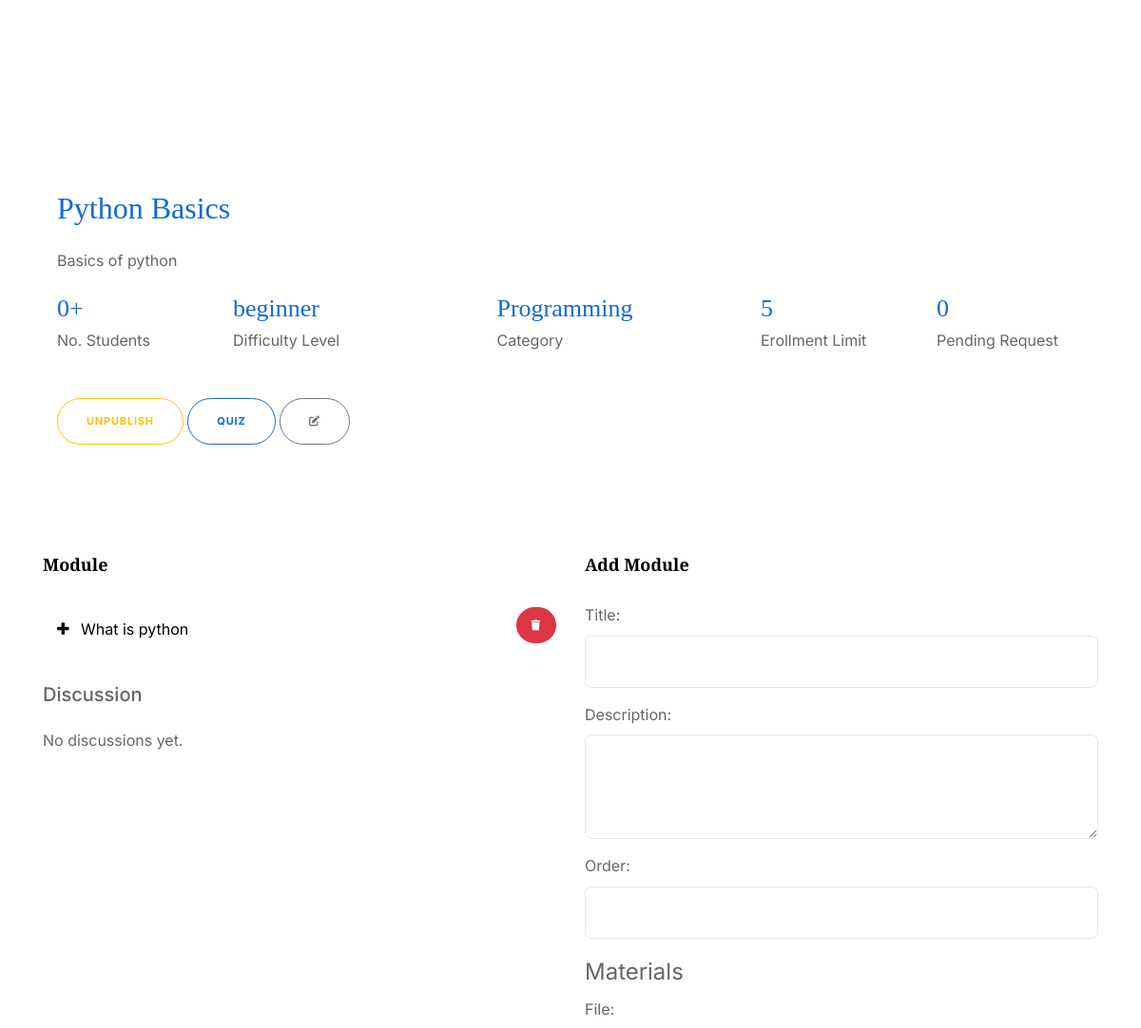
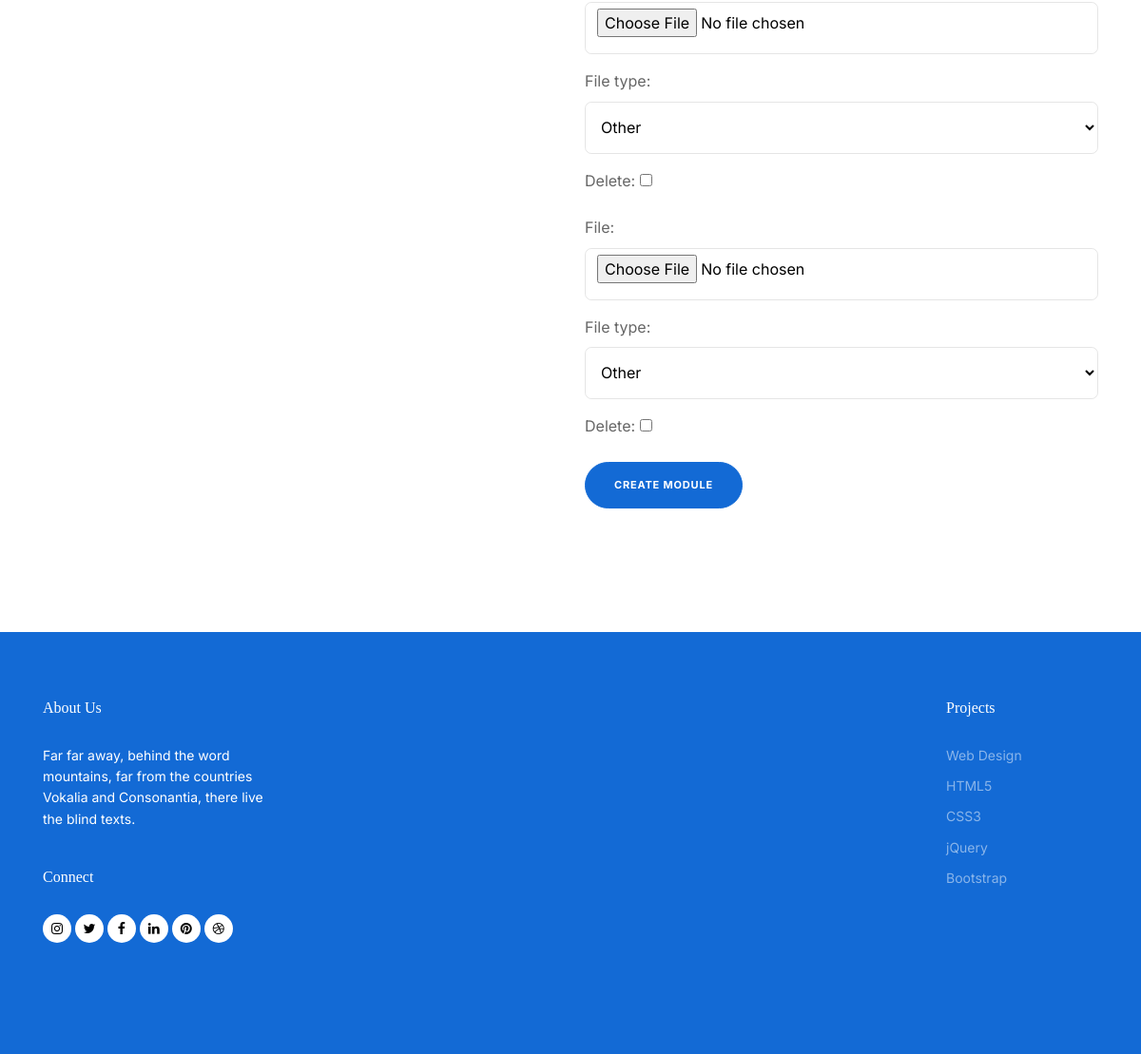
Page /instructor/course/2/ on the committed database (2 pictures, top to bottom).
### core/models.py (models this page shows, shortened)
class Course(models.Model):
    DIFFICULTY_LEVEL_CHOICES = [
        ('Beginner', 'Beginner'),
        ('Intermediate', 'Intermediate'),
        ('Advanced', 'Advanced'),
    ]
    title = models.CharField(max_length=200)
    description = models.TextField()
    instructor = models.ForeignKey(CustomUser, limit_choices_to={'role': 'instructor'}, on_delete=models.SET_NULL, null=True, blank=True)
    category = models.ForeignKey('CourseCategory', on_delete=models.SET_NULL, null=True, blank=True,related_name='course')
    prerequisites = models.ManyToManyField('self', blank=True, symmetrical=False, related_name='required_by')
    difficulty_level = models.CharField(max_length=50, choices=DIFFICULTY_LEVEL_CHOICES)
    is_published = models.BooleanField(default=False)
    created_at = models.DateTimeField(auto_now_add=True)
    updated_at = models.DateTimeField(auto_now=True)

class CourseCategory(models.Model):
    name = models.CharField(max_length=100)
    parent_category = models.ForeignKey(MainCategory, null=True, blank=True, on_delete=models.SET_NULL, related_name='subcategories')
    def __str__(self):
        return self.name

class CourseEnrollmentLimit(models.Model):
    course = models.OneToOneField('Course', on_delete=models.CASCADE, related_name='enrollment_limit')
    enrollment_limit = models.PositiveIntegerField(default=0)
    current_enrollments = models.PositiveIntegerField(default=0)

class CourseModule(models.Model):
    course = models.ForeignKey(Course, on_delete=models.CASCADE, related_name='modules')
    title = models.CharField(max_length=200)
    description = models.TextField(blank=True)
    order = models.PositiveIntegerField()
    class Meta:
        ordering = ['order']

### instructor/views.py (the view, shortened to what this page needs)
# urls.py: path('course/<int:course_id>/', CourseDetailView.as_view(), name='course_detail'),
class CourseDetailView(View):
    def get(self, request, *args, **kwargs):
        course_id = kwargs.get('course_id')
        course = get_object_or_404(Course, id=course_id)
        module_form = CourseModuleForm()
        module_formset = ModuleMaterialFileFormSet(instance=CourseModule())  # Pass a new, empty instance
        modules = CourseModule.objects.filter(course=course)
        course_form = CourseForm(instance=course)
        pending_count = EnrollmentRequest.objects.filter(course=course, status='pending').count()
        accepted_count = EnrollmentRequest.objects.filter(course=course, status='approved').count()
        discussion_form = DiscussionForm()
        discussions = Discussion.objects.filter(course=course).order_by('timestamp')
        discussions_dict = {}
        return render(request, 'instructor_course_detail.html', {
            'course': course,
            'module_form': module_form,
            'module_formset': module_formset,
            'modules': modules,
            'course_form': course_form,
            'pending_count': pending_count,
            'accepted_count': accepted_count,
            'discussions': discussions_dict,
            'discussion_form': discussion_form
        })

### instructor/forms.py
class CourseModuleForm(forms.ModelForm):
    class Meta:
        model = CourseModule
        fields = ['title', 'description', 'order']
        widgets = {
            'title': forms.TextInput(attrs={'class': 'form-control'}),
            'description': forms.Textarea(attrs={'class': 'form-control',"rows": 4}),
            'order': forms.NumberInput(attrs={'class': 'form-control'}),
        }

class CourseForm(forms.ModelForm):
    class Meta:
        model = Course
        fields = ['title', 'description', 'category', 'difficulty_level']
        widgets = {
            'title': forms.TextInput(attrs={'class': 'form-control'}),
            'description': forms.Textarea(attrs={'class': 'form-control',"rows": 4}),
            'category': forms.Select(attrs={'class': 'form-control'}),
            'difficulty_level': forms.Select(attrs={'class': 'form-control'}),
        }
    def __init__(self, *args, **kwargs):
        super().__init__(*args, **kwargs)
        self.fields['category'].queryset = CourseCategory.objects.all()

### instructor/templates/instructor_course_detail.html (shortened to what this page needs)
{% extends "base1.html" %}
{%load static%}
{% block body_block %}
    <div class="untree_co-section">
      <div class="container">
        <div class="untree_co-section">
          <div class="container">
            <div class="row justify-content-between">
              <div class="col-lg-12">
                <h2 class="line-bottom mb-4" data-aos="fade-up" data-aos-delay="0">{{ course.title }}</h2>
                <p data-aos="fade-up" data-aos-delay="100">{{ course.description }}</p>
                <div class="row count-numbers mb-5">
                  <div class="col-2 col-lg-2" data-aos="fade-up" data-aos-delay="0">
                    <a href="{%url 'course_enrolled_students' course.id%}"><span class="counter d-block"><span data-number="{{ accepted_count }}">0</span><span>+</span></span>
                    </a>
                    <span class="caption-2">No. Students</span>
                  </div>
                  <div class="col-3 col-lg-3" data-aos="fade-up" data-aos-delay="100">
                    <span class="counter d-block">{{ course.difficulty_level}}</span>
                    <span class="caption-2">Difficulty Level</span>
                  </div>
                  <div class="col-3 col-lg-3" data-aos="fade-up" data-aos-delay="100">
                    <span class="counter d-block">{{ course.category}}</span>
                    <span class="caption-2">Category</span>
                  </div>
                  <div class="col-2 col-lg-2" data-aos="fade-up" data-aos-delay="100">
                    <span class="counter d-block">{{ course.enrollment_limit.enrollment_limit}}</span>
                    <span class="caption-2">Erollment Limit</span>
                  </div>
                  <div class="col-2 col-lg-2" data-aos="fade-up" data-aos-delay="100">
                    <a href="{%url 'pending_requests'%}?course_id={{course.id}}"><span class="counter d-block"><span data-number="{{ pending_count }}">0</span></span></a>
                    <span class="caption-2">Pending Request</span>
                  </div>
                </div>
                <p data-aos="fade-up" data-aos-delay="200">
                  <form method="post" style="display:inline;">
                    {% if course.is_published %}
                    <button type="submit" name="unpublish" class="btn btn-outline-warning btn-xs">Unpublish</button>
                    {% else %}
                    <button type="submit" name="publish" class="btn btn-outline-success btn-xs">Publish</button>
                    {% endif %}
                  </form>
                  <a href="{%url 'instructor_course_quiz' course.id%}"><button class="btn btn-outline-primary">Quiz</button></a>
                  <button type="button" class="btn btn-outline-secondary btn-xs" data-toggle="modal" data-target="#editModal{{ course.id }}"><i class="fa fa-edit"></i></button>
                </p>
              </div>
            </div>
          </div>
        </div>
        <div class="row">
          <div class="col-lg-6">
            <div class="custom-block" data-aos="fade-up">
              <h2 class="section-title">Module</h2>
              <div class="custom-accordion" id="accordion_1">
                {% for module in modules %}
                    <div class="accordion-item">
                        <h2 class="mb-0 d-flex">
                            <button class="btn btn-link collapsed" type="button" data-toggle="collapse" data-target="#collapse_{{ module.id }}" aria-expanded="false" aria-controls="collapse_{{ module.id }}">
                                {{ module.title }}
                            </button>
                            <form action="{% url 'delete_course_module' course_id=course.id %}" method="post" style="display:inline;">
                              <button type="submit" class="btn btn-sm btn-danger">
                                  <i class="fa fa-trash"></i>
                              </button>
                           </form>
                        </h2>
                    </div>
                {% empty %}
                    <div class="accordion-item">
                        <div class="accordion-body">
                            No modules available.
                        </div>
                    </div>
                {% endfor %}
              </div>
            </div>
              <h5>Discussion</h5>
              <div class="discussion-container mt-4">
              {% for message_id, discussion_data in discussions.items %}
                  {% with discussion=discussion_data.message %}
                  <div class="border p-3 mb-2">
                      <strong>{{ discussion.sender.get_full_name }}:</strong> {{ discussion.message }}<br>
                      <small class="text-muted">{{ discussion.timestamp }}</small>
                      {% if discussion.sender != request.user %}
                          <button type="button" class="btn btn-outline-secondary btn-sm" onclick="showReplyForm({{ discussion.id }}, '{{ discussion.sender.get_full_name }}')">Reply</button>
                      {% endif %}
                      <div id="reply-form-{{ discussion.id }}" class="reply-form" style="display: none;">
                        <h5>Reply to <span id="reply-to-name-{{ discussion.id }}"></span></h5>
                        <form method="post" action="{% url 'instructor_course_detail' course.id %}">
                            {% csrf_token %}
                            <input type="hidden" name="message_id" value="{{ discussion.id }}">
                            <input type="hidden" name="send_reply" value="true">
                            <input type="hidden" name="receiver_id" value="{{ discussion.sender.id }}">
                            <div class="form-group">
                                <textarea name="message" class="form-control" rows="4" placeholder="Type your reply here..."></textarea>
                            </div>
                            <button type="submit" class="btn btn-primary">Send Reply</button>
                        </form>
                      </div>
                  {% endwith %}
                  {% for reply in discussion_data.replies %}
                      <div class="border-left pl-3 mt-2">
                          <strong>{{ reply.sender.get_full_name }}:</strong> {{ reply.message }}<br>
                          <small class="text-muted">{{ reply.timestamp }}</small>
                      </div>
                  {% endfor %}
                </div>
              {% empty %}
              <p>No discussions yet.</p>
              {% endfor %}
          </div>
          </div>
          <div class="col-lg-6">
            <div class="custom-block" data-aos="fade-up" data-aos-delay="100">
              <h2 class="section-title">Add Module</h2>
              <form method="post" enctype="multipart/form-data">
                {{ module_form.as_p }}
                <fieldset>
                  <legend>Materials</legend>
                  {% for form in module_formset %}
                    {{ form.as_p }}
                  {% endfor %}
                </fieldset>
                <button type="submit" class="btn btn-primary">Create Module</button>
              </form>
            </div>
          </div>
        </div>
      </div>
    </div>
{% endblock %}

### instructor/static/instructor/css/style.css (style rules this page uses)
body { font-family: "Inter", sans-serif; line-height: 1.6; background-color: #ffffff; overflow-x: hidden; font-size: 16px; color: #666; }
body:before { content: ""; position: fixed; top: 0; left: 0; z-index: 99; right: 0; bottom: 0; background: rgba(0, 0, 0, 0.2); opacity: 0; visibility: hidden; -webkit-transition: .3s all ease; -o-transition: .3s all ease; transition: .3s all ease; }
a { color: #136ad5; -webkit-transition: .3s all ease; -o-transition: .3s all ease; transition: .3s all ease; }
h1, .h1, h2, .h2, h3, .h3, h4, .h4 { font-family: "Display Playfair", serif; color: #black; }
.btn { padding-top: 15px; padding-bottom: 15px; padding-left: 30px; padding-right: 30px; border-radius: 30px; font-size: 11px; text-transform: uppercase; font-weight: 700; letter-spacing: .05rem; }
.btn.btn-primary { background: #136ad5; border-color: #136ad5; }
.btn.btn-sm { padding-top: 10px; padding-bottom: 10px; padding-left: 15px; padding-right: 15px; }
.btn.btn-outline-primary { border-color: #136ad5; color: #136ad5; }
.form-control, .custom-select { border: none; font-size: 16px; height: 55px; background: transparent; border: 1px solid rgba(0, 0, 0, 0.1); border-radius: 7px; color: #000000; }
.untree_co-section { padding: 100px 0; position: relative; }
.line-bottom { position: relative; padding-bottom: 0px; color: #136ad5; }
.line-bottom:before { display: none; content: ""; position: absolute; width: 40px; height: 3px; background: #ec661f; bottom: 0; }
.count-numbers .counter { font-size: 26px; font-family: "Display Playfair", serif; color: #136ad5; }
.custom-block { margin-bottom: 30px; }
.custom-block .section-title { font-size: 18px; font-weight: 700; }
.custom-accordion .accordion-item { margin-bottom: 0px; position: relative; border-radius: 0px; overflow: hidden; }
.custom-accordion .accordion-item .btn-link { display: block; width: 100%; padding: 15px 0; text-decoration: none; text-align: left; color: #000000; background: transparent; border: none; padding-left: 40px; border-radius: 0; position: relative; -webkit-box-shadow: none !important; box-shadow: none !important; text-transform: none !important; letter-spacing: normal !important; font-weight: normal !important; font-family: "Inter", sans-serif; font-size: 16px !important; }
.custom-accordion .accordion-item .btn-link:before { font-family: 'icomoon'; content: "\f067"; position: absolute; top: 50%; -webkit-transform: translateY(-50%); -ms-transform: translateY(-50%); transform: translateY(-50%); left: 15px; }
.section-title { color: #000000; margin-bottom: 30px; }

### instructor/templates/instructor_course_detail.html (style rules this page uses)
.discussion-container { max-height: 270px; overflow-y: auto; padding-right: 15px; }

### rows in the picture
Course: title "Python Basics", description "Basics of python", difficulty_level "beginner", category "Programming", enrollment_limit.enrollment_limit "5"
CourseModule: title "What is python"
